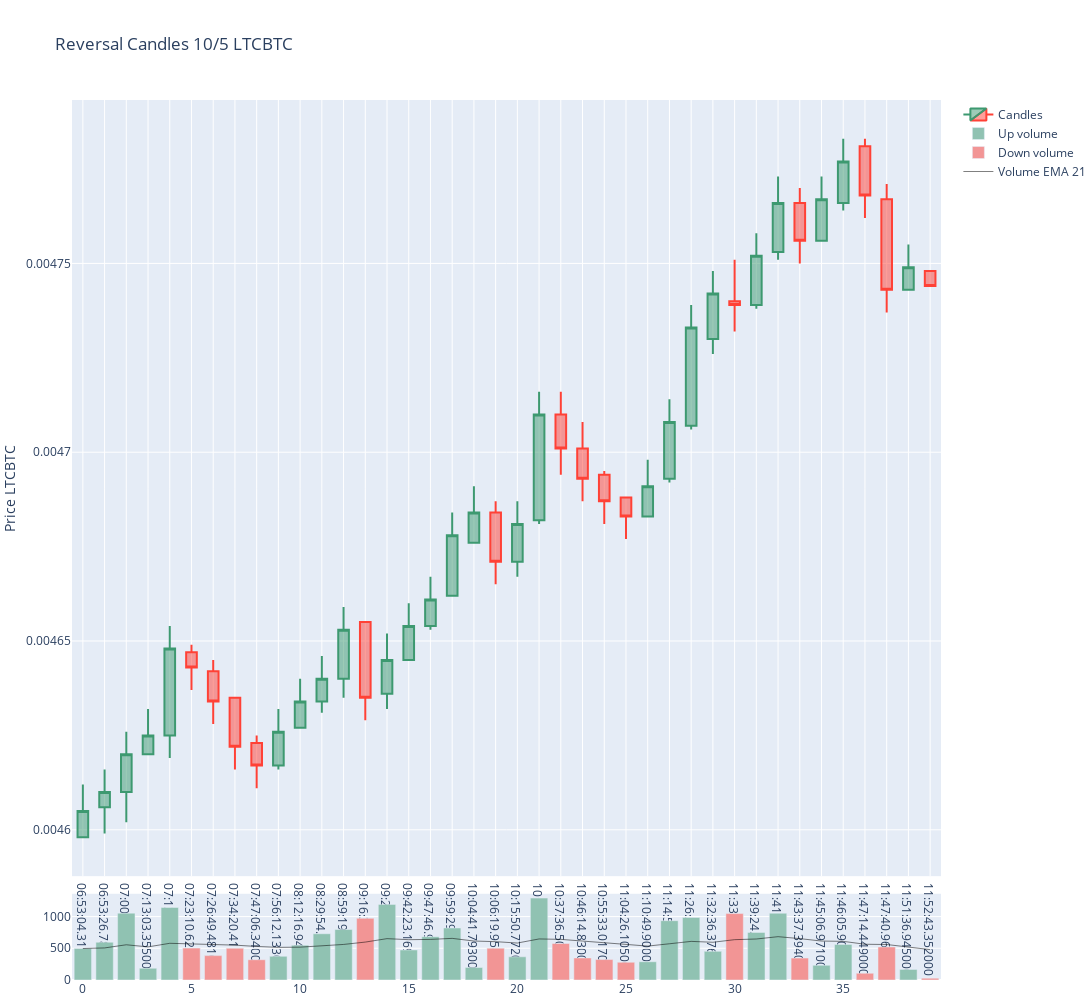

Notebook source saved alongside this figure:
### Code cell
ltc.plot_reversal(min_height=10, min_reversal=5, candles_ta_height_ratio=0.9)
